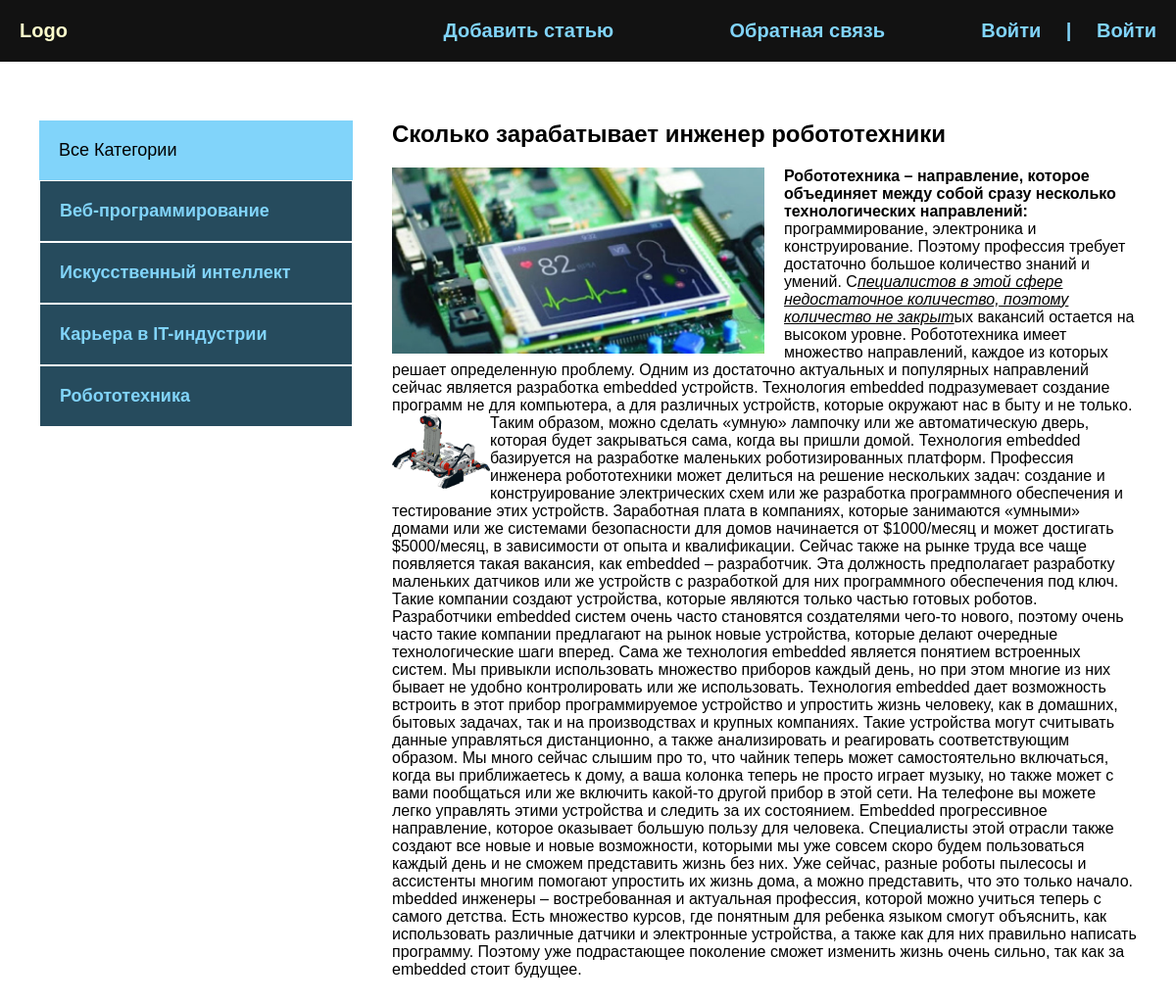
The page /post/skolko-zarabatyvaet-inzhener-robototehniki/ on the database its author committed.
### blog/models.py (models this page shows, shortened)
class Category(models.Model):
    name = models.CharField(max_length=100, db_index=True, verbose_name="Категория")
    slug = models.SlugField(max_length=100, unique=True, db_index=True, verbose_name="URL")
    def get_absolute_url(self):
        return reverse('category', kwargs={'cat_slug': self.slug})
    class Meta:
        verbose_name = "Категория"
        verbose_name_plural = "Категории"

class Blog(models.Model):
    title = models.CharField(max_length=255, verbose_name="Название")
    slug = models.SlugField(max_length=255, unique=True, db_index=True, verbose_name="URL")
    content = models.TextField(blank=True, verbose_name="Контент")
    photo = models.ImageField(upload_to="photos/%Y/%m/%d/", blank=True, verbose_name="Фото")
    time_created = models.DateTimeField(auto_now_add=True, verbose_name="Дата публикации")
    time_update = models.DateTimeField(auto_now=True, verbose_name="Дата обновления")
    is_published = models.BooleanField(default=True, verbose_name="Опублековано")
    cat = models.ForeignKey('Category', on_delete=models.PROTECT, verbose_name="Категория")
    class Meta:
        verbose_name = "Новость"
        verbose_name_plural = "Новости"
        ordering = ['-time_created']

### blog/views.py (the view)
# urls.py: path('post/<slug:post_slug>/', ShowPost.as_view(), name='post'),
class ShowPost(DataMixin, DetailView):
    model = Blog
    template_name = 'blog/post.html'
    context_object_name = 'post'
    slug_url_kwarg = 'post_slug'
    def get_context_data(self, *, object_list=None, **kwargs):
        context = super().get_context_data(**kwargs)
        c_def = self.get_user_context(title='post')
        return dict(list(context.items()) + list(c_def.items()))
    def get_queryset(self):
        return Blog.objects.filter(is_published=True).select_related('cat')

### blog/utils.py (called while the page is built)
    def get_user_context(self, **kwargs):
        context = kwargs
        cats = Category.objects.annotate(Count('blog'))
        user_menu = menu.copy()
        if not self.request.user.is_authenticated:
            user_menu.pop(0)
        context['menu'] = menu
        context['cats'] = cats
        if 'cat_selected' not in context:
            context['cat_selected'] = 0
        return context

### blog/templates/blog/post.html
{% extends 'blog/base.html' %}
{% block content %}
<div class="post">
    <h2>
        {{ post.title }}
    </h2>
    {% if post.photo %}
            <img class="image" src="{{ post.photo.url }}" alt="">
            {% endif %}
    {{ post.content|safe }}
</div>
{% endblock %}

### blog/templates/blog/base.html (shortened to what this page needs)
{% load static %}
{% load blog_tags %}
<!DOCTYPE html>
<html lang="en">
<head>
    <link rel="stylesheet" href="{% static 'css/style.css' %}">
</head>
<body>
    <div class="header">
        <div class="wrap">
            <ul class="mainmenu">
                <li class="logo"><a href="{% url 'index' %}">Logo</a></li>
                {% for m in menu %}
                <li class="last"><a href="{% url m.url_name %}">{{ m.title }}</a></li>
                {% endfor %}
                {% if request.user.is_authenticated %}
                <li class="last">{{ user.username }} | <a href="{% url 'logout' %}">Выйти</a></li>
                {% else %}
                <li class="last"><a href="{% url 'register' %}">Войти</a> | <a href="{% url 'login' %}">Войти</a></li>
                {%endif%}
            </ul>
        </div>
    </div>
    <div class="content">
        <div class="wrap">
            <div class="sidebar">
                <ul>
                    {% if cat_selected == 0 %}
                    <li class="selected">Все Категории</li>
                    {% else %}
                    <li><a href="{% url 'index' %}">Все категории</a></li>
                    {% endif %}
                    {% for c in cats %}
                        {%if c.blog__count > 0  %}
                            {% if c.pk == cat_selected %}
                            <li class="selected">{{ c.name }}</li>
                            {% else %}
                            <li><a href="{{ c.get_absolute_url }}">{{c.name}}</a></li>
                            {% endif %}
                        {% endif %}
                    {% endfor %}
                </ul>
            </div>
            <div class="main">
            {% block content %}
            {% endblock %}
                </div>
                </div>
        </div>
</body>
</html>

### blog/static/css/style.css (style rules this page uses)
body { padding: 0; margin: 0; background: #264b5d; font-family: Verdana, Geneva, Tahoma, sans-serif; }
.wrap { max-width: 1200px; margin: 0 auto; }
.content .wrap { background: #FFF; padding: 40px; box-sizing: border-box; display:flex; }
ul { list-style: none; margin: 0; padding: 0; }
a { color: #81d4fa; text-decoration: none; padding: 20px; display: block; }
.mainmenu { display: flex; align-items: center; font-size: 20px; font-weight: bold; justify-content: space-between; }
.header { background: #121212; }
.logo { flex-basis: 40%; }
.last { color:#81d4fa; flex-basis: 30%; text-align: right; }
.sidebar ul { width:320px; margin-right:40px; margin-top:20px; }
.sidebar a { padding:20px; display:block; border:1px solid #FFF; background:#264b5d; font-weight:bold; font-size:18px }
.selected { font-size:18px; padding:20px; border 1px solid #FFF; background: #81d4fa }
.image { float:left; margin-right:20px; max-width:50% }
.last a { display:inline; }

### rows shown on the page
Category: name "Веб-программирование"
Category: name "Искусственный интеллект"
Category: name "Карьера в IT-индустрии"
Category: name "Робототехника"
Blog: title "Сколько зарабатывает инженер робототехники", photo (picture), content "Робототехника – направление, которое объединяет между собой сразу несколько технологических направлений: программирование, электроника и конструирование. Поэтому профессия требует достаточно большое количество знаний и умений. С пециалистов в этой сфере недостаточное количество, поэтому количество не закрыт ых вакансий остается на высоком уровне. Робототехника имеет множество направлений, каждое из которых решает определенную проблему. Одним из достаточно актуальных и популярных направлений сейчас является разработка embedded устройств. Технология embedded подразумевает создание программ не для компьютера, а для различных устройств, которые окружают нас в быту и не только. Таким образом ,…", content (picture)

### other values the page prints
{{ m.title }} "Добавить статью" "Обратная связь"
